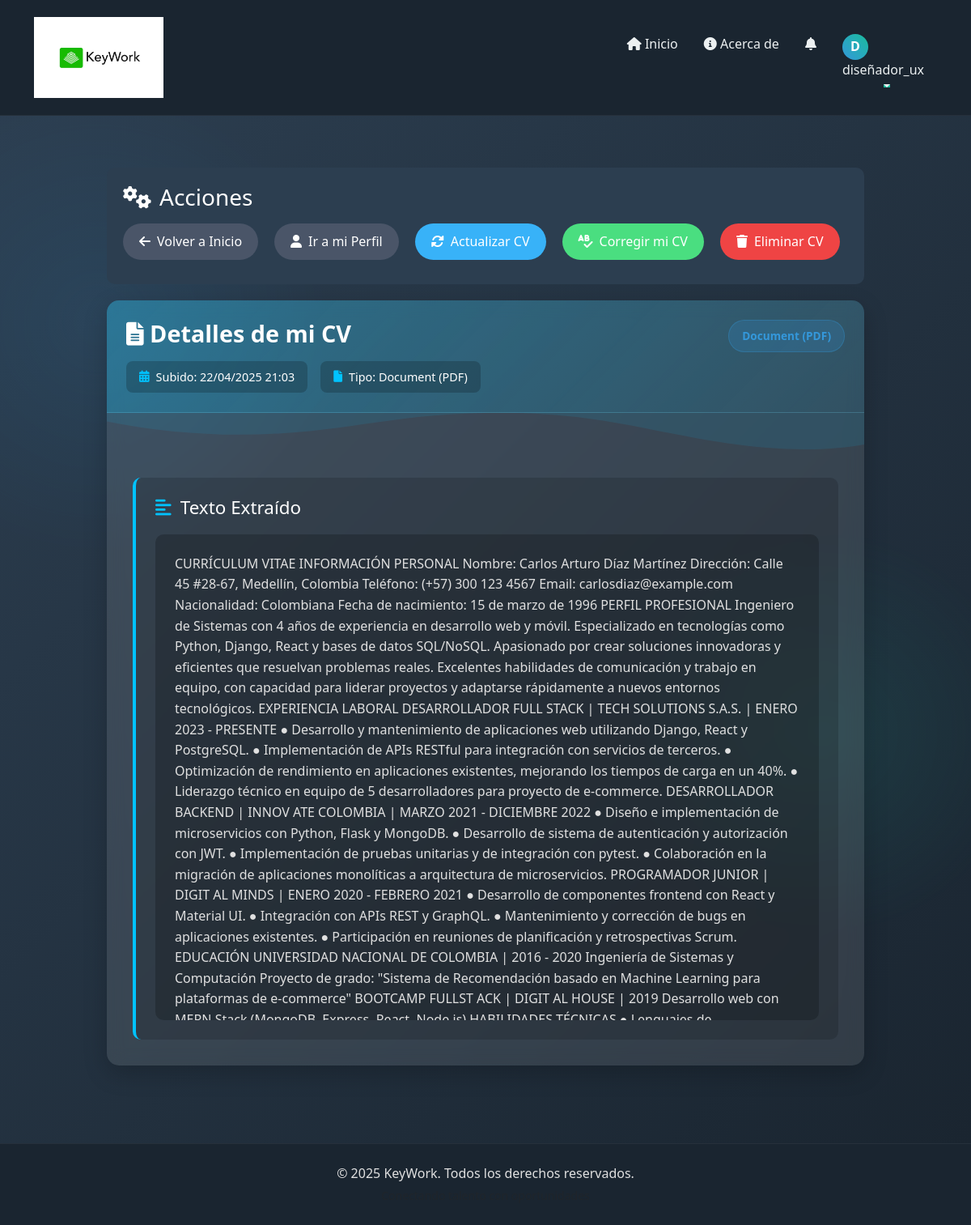
/collection/cv/135/ (signed in), run on the app's committed database.
### CollectionPoint/models.py (models this page shows, shortened)
class CV(models.Model):
    UPLOAD_TYPES = (
        ('document', 'Document (PDF)'),
        ('image', 'Photo (JPG, PNG)'),
        ('audio', 'Voice Recording'),
    )
    file = models.FileField(upload_to='cvs/')
    upload_type = models.CharField(max_length=20, choices=UPLOAD_TYPES)
    uploaded_at = models.DateTimeField(auto_now_add=True)
    extracted_text = models.TextField(blank=True, null=True)

### CollectionPoint/views.py (the view, shortened to what this page needs)
# urls.py: path('cv/<int:pk>/', views.cv_detail, name='cv_detail'),
@login_required
def cv_detail(request, pk):
    cv = get_object_or_404(CV, pk=pk)
    try:
        jobseeker_profile = JobSeekerProfile.objects.get(user=request.user)
        if jobseeker_profile.cv != cv:
            messages.error(request, 'No tienes permiso para ver este CV.')
            return redirect('profile')
    except JobSeekerProfile.DoesNotExist:
        messages.error(request, 'No se pudo verificar tu perfil.')
        return redirect('home')
    action = request.GET.get('action', '')
    if action == 'correct':
        return render(request, 'correct_cv.html', {'cv': cv})
    elif action == 'delete':
        return render(request, 'confirm_delete_cv.html', {'cv': cv})
    return render(request, 'cv_detail.html', {'cv': cv})

### CollectionPoint/templates/cv_detail.html (shortened to what this page needs)
{% extends 'base.html' %}
{% block content %}
<div class="cv-container">
    <div class="actions-bar">
        <h3 class="actions-title">
            <i class="fas fa-cogs"></i> Acciones
        </h3>
        <div style="display: flex; flex-wrap: wrap; gap: 10px;">
            <a href="{% url 'home' %}" class="action-btn btn-gray">
                <i class="fas fa-arrow-left"></i> Volver a Inicio
            </a>
            <a href="{% url 'profile' %}" class="action-btn btn-gray">
                <i class="fas fa-user"></i> Ir a mi Perfil
            </a>
            <a href="{% url 'upload_cv' %}" class="action-btn btn-blue">
                <i class="fas fa-sync-alt"></i> Actualizar CV
            </a>
            <a href="{% url 'cv_detail' cv.pk %}?action=correct" class="action-btn btn-green">
                <i class="fas fa-spell-check"></i> Corregir mi CV
            </a>
            <a href="{% url 'cv_detail' cv.pk %}?action=delete" class="action-btn btn-red">
                <i class="fas fa-trash"></i> Eliminar CV
            </a>
        </div>
    </div>
    <div class="cv-card">
        <div class="cv-header">
            <h2><i class="fas fa-file-alt"></i> Detalles de mi CV</h2>
            <span class="cv-type-badge
                {% if cv.upload_type == 'document' %}badge-document
                {% elif cv.upload_type == 'image' %}badge-image
                {% else %}badge-audio{% endif %}">
                {{ cv.get_upload_type_display }}
            </span>
            <div class="cv-info">
                <div class="cv-info-item">
                    <i class="fas fa-calendar-alt"></i>
                    Subido: {{ cv.uploaded_at|date:"d/m/Y H:i" }}
                </div>
                <div class="cv-info-item">
                    <i class="fas fa-file"></i>
                    Tipo: {{ cv.get_upload_type_display }}
                </div>
            </div>
        </div>
        <div class="wave-divider"></div>
        <div class="cv-body">
            {% if cv.upload_type == 'document' %}
                <div class="cv-section">
                    <h3 class="cv-section-title"><i class="fas fa-align-left"></i> Texto Extraído</h3>
                    {% if cv.extracted_text %}
                        <div class="extracted-text-container">
                            <div class="extracted-text">{{ cv.extracted_text }}</div>
                        </div>
                    {% else %}
                        <div class="no-text-alert">
                            <i class="fas fa-exclamation-triangle"></i>
                            <p>No se ha extraído texto de este PDF.</p>
                        </div>
                    {% endif %}
                </div>
            {% endif %}
        </div>
    </div>
</div>
{% endblock %}

### KeyWork/templates/base.html (shortened to what this page needs)
<!DOCTYPE html>
{% load static %}
<html lang="en">
<head>
    <link href="https://cdn.jsdelivr.net/npm/bootstrap@5.3.0-alpha1/dist/css/bootstrap.min.css" rel="stylesheet">
    <link rel="stylesheet" href="https://cdnjs.cloudflare.com/ajax/libs/font-awesome/6.0.0-beta3/css/all.min.css">
</head>
<body>
    <nav class="navbar navbar-expand-lg navbar-dark">
        <div class="container">
            <a class="navbar-brand" href="{% url 'home' %}">
                <img src="{% static 'images/logo.jpg' %}" alt="KeyWork Logo" height="100">
            </a>
            <div class="collapse navbar-collapse" id="navbarNav">
                <ul class="navbar-nav ms-auto">
                    <li class="nav-item">
                        <a class="nav-link" href="{% url 'home' %}">
                            <i class="fas fa-home"></i> Inicio
                        </a>
                    </li>
                    <li class="nav-item">
                        <a class="nav-link" href="{% url 'about' %}">
                            <i class="fas fa-info-circle"></i> Acerca de
                        </a>
                    </li>
                    {% if user.is_authenticated %}
                        {% if user.jobseekerprofile_profile %}
                            <li class="nav-item">
                                <a class="nav-link" href="{% url 'notifications' %}">
                                    <i class="fas fa-bell"></i>
                                </a>
                            </li>
                        {% endif %}
                        <li class="nav-item dropdown">
                            <a class="nav-link dropdown-toggle" href="#" id="userDropdown" role="button" data-bs-toggle="dropdown" aria-expanded="false">
                                <span class="user-avatar">{{ user.username|first|upper }}</span>
                                {{ user.username }}
                            </a>
                        </li>
                    {% endif %}
                </ul>
            </div>
        </div>
    </nav>
    <div class="main-content">
        {% block content %}{% endblock %}
    </div>
    <footer class="footer">
        <div class="container">
            <div class="row">
                <div class="col-md-12">
                    <p class="mb-1">&copy; 2025 KeyWork. Todos los derechos reservados.</p>
                    <p class="mb-0 text-muted small">Conectando talento con oportunidades</p>
                </div>
            </div>
        </div>
    </footer>
</body>
</html>

### KeyWork/templates/base.html (style rules this page uses)
:root { --primary: #2C3E50; --secondary: #3498DB; --accent: #1ABC9C; --light: #ECF0F1; --dark: #1A2530; --gradient-start: #3498DB; --gradient-end: #1ABC9C; --card-bg: rgba(255, 255, 255, 0.08); --text: #E0E0E0; }
body { display: flex; flex-direction: column; min-height: 100vh; font-family: 'Segoe UI', Tahoma, Geneva, Verdana, sans-serif; background-color: var(--dark); color: var(--text); line-height: 1.6; }
.main-content { flex: 1; background: linear-gradient(135deg, var(--primary), var(--dark)); color: var(--text); padding: 2rem 0; position: relative; overflow: hidden; }
.main-content::before { content: ""; position: absolute; top: 0; left: 0; width: 100%; height: 100%; background: radial-gradient(circle at 10% 20%, var(--gradient-start) 0%, transparent 20%), radial-gradient(circle at 85% 60%, var(--gradient-end) 0%, transparent 20%); opacity: 0.1; z-index: 0; }
.main-content > div { position: relative; z-index: 1; }
.navbar { background-color: var(--dark) !important; box-shadow: 0 4px 20px rgba(0, 0, 0, 0.15); border-bottom: 1px solid rgba(255, 255, 255, 0.05); padding: 1rem 0; }
.navbar-brand { font-weight: bold; color: var(--accent) !important; letter-spacing: 1px; transition: all 0.3s ease; }
.nav-link { color: var(--light) !important; transition: all 0.3s ease; margin: 0 8px; position: relative; padding: 0.5rem 0.75rem; border-radius: 4px; }
.nav-link::after { content: ''; position: absolute; width: 0; height: 2px; bottom: 0; left: 50%; background-color: var(--accent); transition: all 0.3s ease; transform: translateX(-50%); }
.footer { background-color: var(--dark); color: var(--text); padding: 1.5rem 0; text-align: center; border-top: 1px solid rgba(255, 255, 255, 0.05); }
.user-avatar { width: 32px; height: 32px; border-radius: 50%; background: linear-gradient(45deg, var(--secondary), var(--accent)); display: flex; align-items: center; justify-content: center; color: white; font-weight: bold; margin-right: 0.5rem; }

### data on the page
CV: upload_type "Document (PDF)", uploaded_at "22/04/2025 21:03", extracted_text "CURRÍCULUM VITAE INFORMACIÓN PERSONAL Nombre: Carlos Arturo Díaz Martínez Dirección: Calle 45 #28-67, Medellín, Colombia Teléfono: (+57) 300 123 4567 Email: carlosdiaz@example.com Nacionalidad: Colombiana Fecha de nacimiento: 15 de marzo de 1996 PERFIL PROFESIONAL Ingeniero de Sistemas con 4 años de experiencia en desarrollo web y móvil. Especializado en tecnologías como Python, Django, React y bases de datos SQL/NoSQL. Apasionado por crear soluciones innovadoras y eficientes que resuelvan problemas reales. Excelentes habilidades de comunicación y trabajo en equipo, con capacidad para liderar proyectos y adaptarse rápidamente a nuevos entornos tecnológicos. EXPERIENCIA LABORAL DESARROLLADOR…"

### other printed values
{{ user.username|first|upper }} "D"
{{ user.username }} "diseñador_ux"
